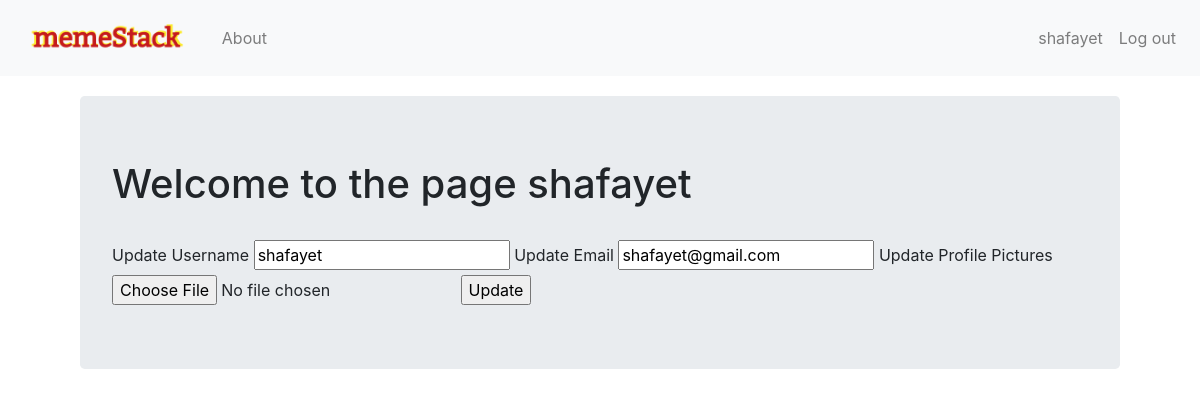
Before: /account (signed in) with the older database file.
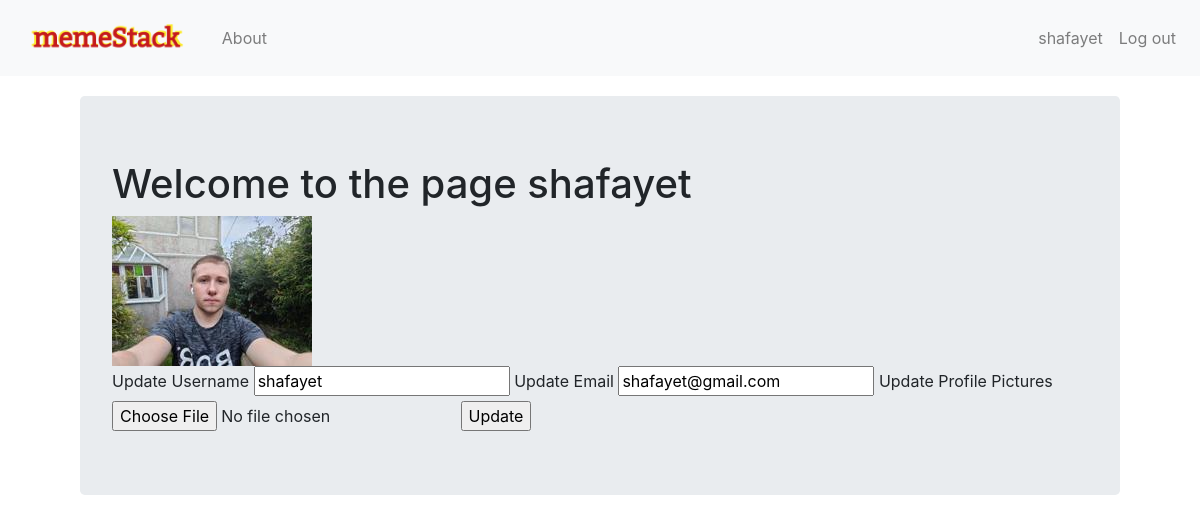
After: the same page with the newer database file.
### mainproject/models.py (models this page shows, shortened)
class User(db.Model,UserMixin):
    __tablename__ = "users"
    id = db.Column(db.Integer,primary_key= True)
    profile_image = db.Column(db.String(20),nullable=False,default='default_profile.png')
    email = db.Column(db.String(64),unique = True, index = True)
    username = db.Column(db.String(64),unique = True, index = True)
    password_hash = db.Column(db.String(128))
    memes = db.relationship('Meme',backref='author',lazy = True) # now the Meme table have a column named author which is invisible

### mainproject/users/views.py (the view)
@users.route('/account',methods=['GET','POST'])
@login_required
def account():
    form = UpdateUserForm()
    if form.validate_on_submit():
        if form.picture.data:
            username = current_user.username
            pic = add_profile_pic(form.picture.data,username)
            current_user.profile_image = pic
        current_user.username = form.username.data
        current_user.email = form.email.data
        db.session.commit()
        flash('User Information Updated!')
        return redirect(url_for('users.account'))
    elif request.method == "GET":
        form.username.data = current_user.username
        form.email.data = current_user.email
    profile_image = url_for('static',filename = 'profile_pics/' + current_user.profile_image)
    return render_template('account.html', profile_image = profile_image, form= form)

### mainproject/users/forms.py (shortened to what this page needs)
class UpdateUserForm(FlaskForm):
    email = StringField("Update Email",validators = [DataRequired(),Email()])
    username = StringField("Update Username",validators= [DataRequired()])
    picture = FileField("Update Profile Pictures", validators= [FileAllowed(['jpg','jpeg','png'])])
    submit = SubmitField("Update")

### mainproject/models.py (called while the page is built)
@login_manager.user_loader
def load_user(user_id):
    return User.query.get(user_id)

### mainproject/templates/account.html
{% extends "base.html" %} {% block content %}
<div class="jumbotron">
    <div>
        <h1>Welcome to the page {{current_user.username}}</h1>
        <img src="{{url_for('static',filename= 'profile_pics/'+current_user.profile_image)}}" alt="">
    </div>
    <div class="">
        <form method="POST" action="" enctype="multipart/form-data">
            {{ form.hidden_tag() }} {{ form.username.label }} {{ form.username }} {{ form.email.label }} {{ form.email }} {{ form.picture.label }} {{ form.picture }} {{ form.submit() }}
        </form>
    </div>
</div>
{% endblock %}

### mainproject/templates/base.html (shortened to what this page needs)
<!doctype html>
<html lang="en">
<head>
    <link rel="stylesheet" href="https://stackpath.bootstrapcdn.com/bootstrap/4.5.2/css/bootstrap.min.css">
    <link rel="stylesheet" href="../static/css/style.css">
</head>
<body>
    <nav class="navbar navbar-expand-lg navbar-light bg-light">
        <a class="navbar-brand" href="{{ url_for('core.index') }}">
            <img src="../static/images/logo2.png" alt="">
        </a>
        <div class="collapse navbar-collapse" id="navbarNav">
            <ul class="navbar-nav">
                <li class='nav-item'>
                    <a class="nav-link" href="{{ url_for('core.about') }}">About</a>
                </li>
            </ul>
            <ul class="navbar-nav ml-auto">
                {% if current_user.is_authenticated %}
                <li class="nav-item">
                    <a class="nav-link" href="{{url_for('users.profile',username= current_user.username)}}">{{current_user.username}}</a>
                </li>
                <li class="nav-item">
                    <a class="nav-link" href="{{ url_for('users.logout') }}">Log out</a>
                </li>
                {% endif %}
            </ul>
        </div>
    </nav>
    <div class="mainContainer">
        {% block content %} {% endblock %}
    </div>
</body>
</html>

Changed rows visible on the page:
changed User "shafayet": profile_image: picture added
